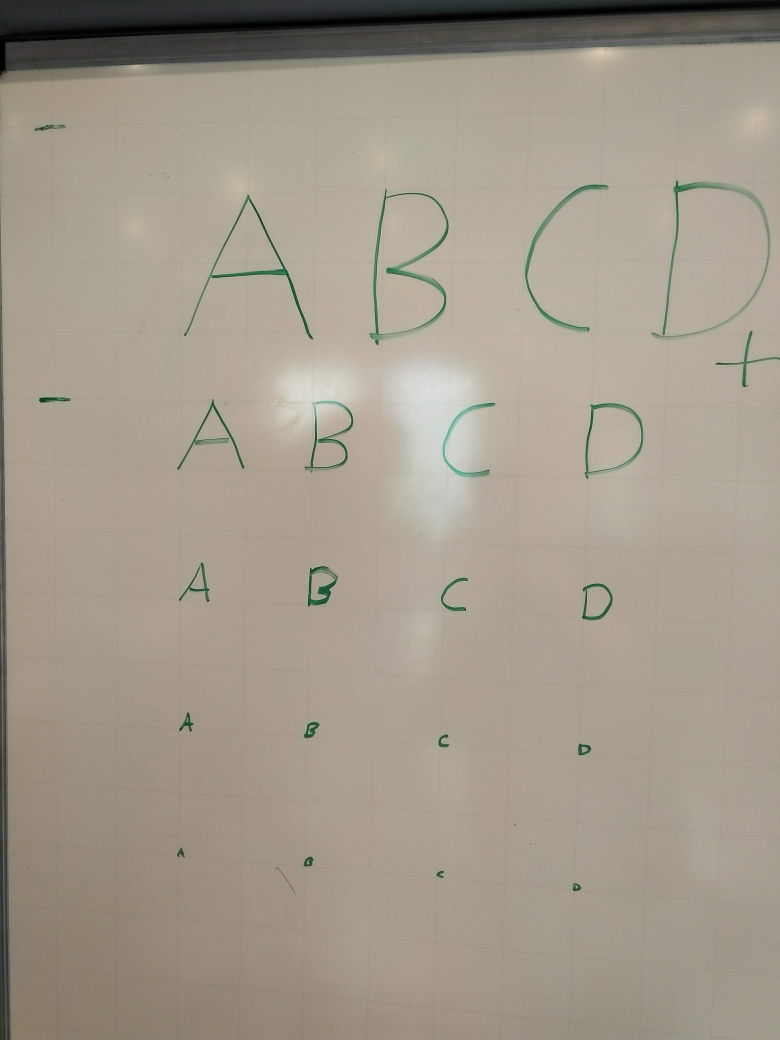
//> input picture proyectoVAE2/build/IMG_20190322_113626.jpg, 3120 x 4160 px (shown at 1/4 size)
$ ./proyectoVAE2v1 build/IMG_20190322_113626.jpg   (built with g++ and OpenCV 4)
//> lines starting //> are read from the running program, lines starting //| are printed output that depends on the picture; after the words box and inside, x2 and y2 are one past the last pixel; in counts of white or black regions, pixels touching at a corner belong together
#include <stdio.h>
#include <map>
#include <sstream>
#include <string>
#include <iostream>
#include <fstream>
#include <cstdlib>
#include <queue>
#include <stdlib.h>
#include <unistd.h>
#include <iterator>
#include <map>
#include <math.h>
#include <limits>
#include <opencv2/opencv.hpp>
#include <opencv2/highgui/highgui.hpp>
#include <opencv2/imgproc/imgproc.hpp>

using namespace cv;
using namespace std;

struct Coord {
	int x;
	int y;
};

struct Bordes {
	int sf;
	int inf;
	int sc;
	int ic;
};

const int bits = 1;
const int kernelSize = 15;
const float proportion = 0.65;
int IDe = 0;

void comparar(Coord* coordCentros);
float calificarDif(Mat image, Mat plantilla);
Mat resaltarTableroFilas(Mat image);
Mat resaltarTableroColumnas(Mat image);
void crearMatriz(Mat image, int supf, int inff, int supc, int infc, int ident);
Mat blancoNegro(Mat restoreImg);
Mat etiquetado(Mat image, String basename,map<int,int> &mapa);
void descarteDeRegiones(Mat &intermedia,map<int,int > &mapa,Mat &image);
Mat ajusteDeIntensidades( Mat intermedia, int cantRegiones);
void revisarVecinos(Coord aux, queue<Coord> &cola, Mat &intermedia, Mat image, map<int, int> &mapa, int contador, int &contadorPixeles);
void segmentar(Mat dist, Mat intermedia, map<int, int> mapa, Mat image, Coord* coordCentros);
// [6 lines left out: function mostrarImagen, not called in this run]


int main(int argc, char** argv )
{
	//Reportar error en parámetros
	if( argc != 2 ) {
		cerr << "Uso: " << argv[ 0 ] << "nombre_imagen.extensión" << endl;
		return( -1 );

	}

	//Mostrar parámetros recibidos
	cout << "-------------------------" << endl;
	for( int a = 0; a < argc; a++ )
		cout << argv[ a ] << endl;
	cout << "-------------------------" << endl;

	//Leer imagen
	Mat image;
	image = imread( argv[1], 1 );
//> image is the input picture: 4160 rows x 3120 cols, CV_8UC3; mean B, G, R 139.7, 153.9, 162.2

	if ( !image.data ) {
		cerr << "Error: No image data" << endl;
		return( -1);
	}

	cout << "Tamaño de la imagen: " << image.size() << endl;
//| Tamaño de la imagen: [3120 x 4160]
	cout << "Filas: " << image.rows << endl;
//| Filas: 4160
	cout << "Columnas: " << image.cols << endl;
//| Columnas: 3120

	stringstream ss( argv[ 1 ] );
	string basename;
	getline( ss, basename, '.' );
//> basename = "build/IMG_20190322_113626"

	//Tratamiento de imagen
	//Binarización
	Mat res_img, kernel, intermedia;
	Mat ajustada, dist;
	map<int,int> mapa;

	res_img = blancoNegro(image);

	threshold(res_img, res_img, 177, 255, THRESH_OTSU);
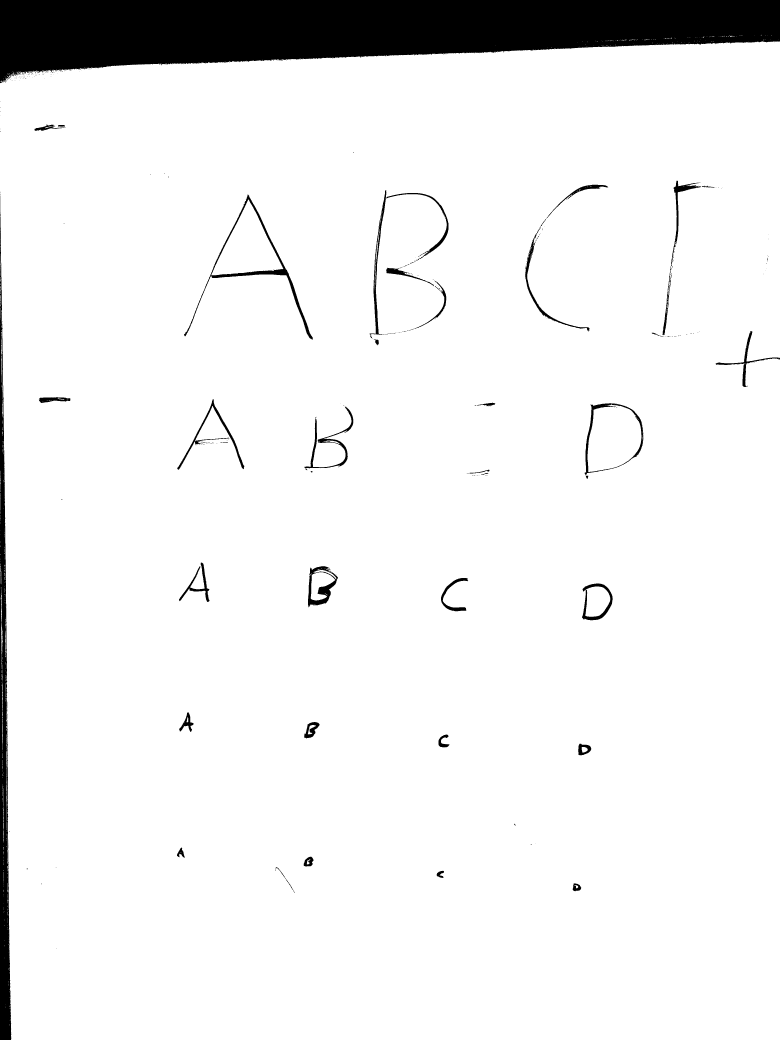
//> res_img: 4160 rows x 3120 cols, CV_8UC1 (shown at 1/4 size); 93.4% white; 390 black regions (335 under 20 px), largest, box (x1, y1, x2, y2) and area: (0, 0, 3120, 333) 697426, (0, 782, 45, 4160) 73764, (736, 778, 1252, 1358) 13027

	kernel = getStructuringElement(MORPH_ELLIPSE, Size(5, 5));
	{//APERTURA
		erode(res_img, res_img, kernel);
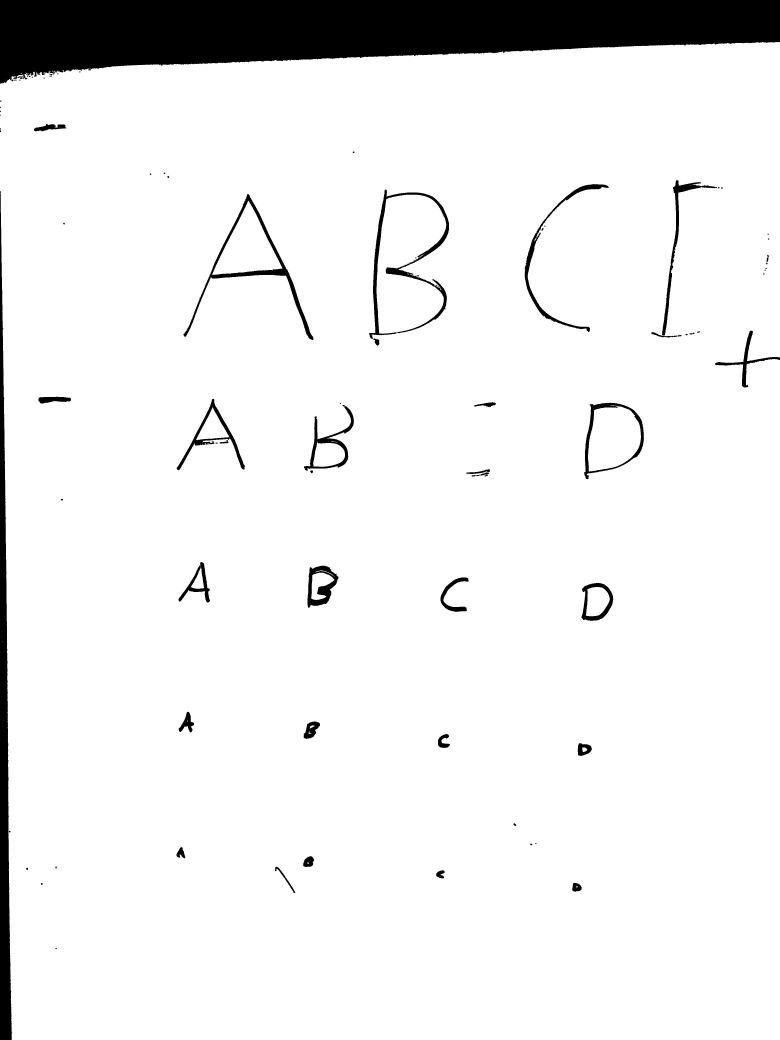
//> res_img: 4160 rows x 3120 cols, CV_8UC1 (shown at 1/4 size); 92.8% white; 85 black regions (17 under 20 px), largest, box (x1, y1, x2, y2) and area: (0, 0, 3120, 335) 707381, (0, 764, 49, 4160) 86183, (1476, 758, 1796, 1356) 21886
		dilate(res_img, res_img, kernel);
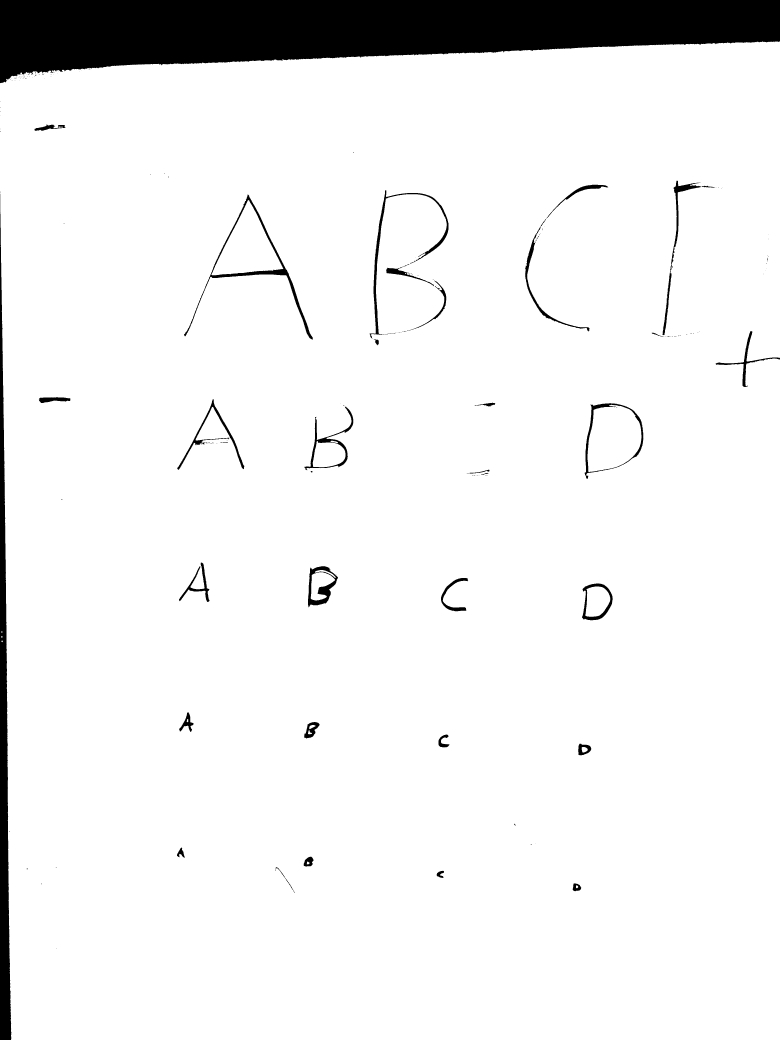
//> res_img: 4160 rows x 3120 cols, CV_8UC1 (shown at 1/4 size); 93.3% white; 198 black regions (158 under 20 px), largest, box (x1, y1, x2, y2) and area: (0, 0, 3120, 333) 699793, (0, 775, 47, 4160) 79041, (736, 778, 1252, 1358) 13109
	}

	//dilate(res_img, res_img, kernel);
	erode(res_img, res_img, kernel);
	//erode(res_img, res_img, kernel);
	//erode(res_img, res_img, kernel);

	//GaussianBlur(res_img, res_img, Size(33, 33), 0);
	GaussianBlur(res_img, res_img, Size(11, 11), 0);
	GaussianBlur(res_img, res_img, Size(11, 11), 0);

	threshold(res_img, res_img, 177, 255, THRESH_OTSU);
//> res_img: 4160 rows x 3120 cols, CV_8UC1; 92.8% white; 48 black regions (11 under 20 px), largest, box (x1, y1, x2, y2) and area: (0, 0, 3120, 334) 707872, (0, 767, 48, 4160) 86404, (1477, 759, 1796, 1354) 22244

	//Segmentación
	char respuesta;
	cout << "¿Hay superficies externas al tablero?(s/n)" << endl;
	do{
			cin >> respuesta;
//> the answer given: 1
	}while(respuesta!='s' && respuesta!='n');
	if(respuesta == 's'){
		res_img = resaltarTableroFilas(res_img);
		res_img = resaltarTableroColumnas(res_img);
	}
	threshold(res_img, res_img, 177, 255, THRESH_BINARY_INV);

	intermedia = etiquetado(res_img, basename, mapa);
	descarteDeRegiones(intermedia,mapa,res_img);

	ajustada = ajusteDeIntensidades(intermedia, mapa.size());

	distanceTransform(res_img, dist, DIST_L2, 3);
	Coord* coordCentros=new Coord[mapa.size()];
	segmentar(dist, intermedia, mapa, ajustada, coordCentros);

	comparar(coordCentros);

	return( 0 );
}

// [189 lines left out: functions comparar, calificarDif, resaltarTableroFilas, resaltarTableroColumnas, crearMatriz, not called in this run]

Mat blancoNegro(Mat restoreImg){
	Mat dif(restoreImg.size(), CV_8UC1);
	for (size_t i = 0; i < restoreImg.rows; i++)
	{
		for (size_t j = 0; j < restoreImg.cols; j++)
		{
			Vec3b pixel1 = restoreImg.at<Vec3b>(i, j);
			uchar B = pixel1[0];
			uchar G = pixel1[1];
			uchar R = pixel1[2];
			dif.at<uchar>(i, j) = (B+G+R)/3;
		}
	}
	return(dif);
}

// [147 lines left out: functions etiquetado, descarteDeRegiones, ajusteDeIntensidades, revisarVecinos, segmentar, not called in this run]

$ run again, on proyectoVAE2/build/img11.jpg
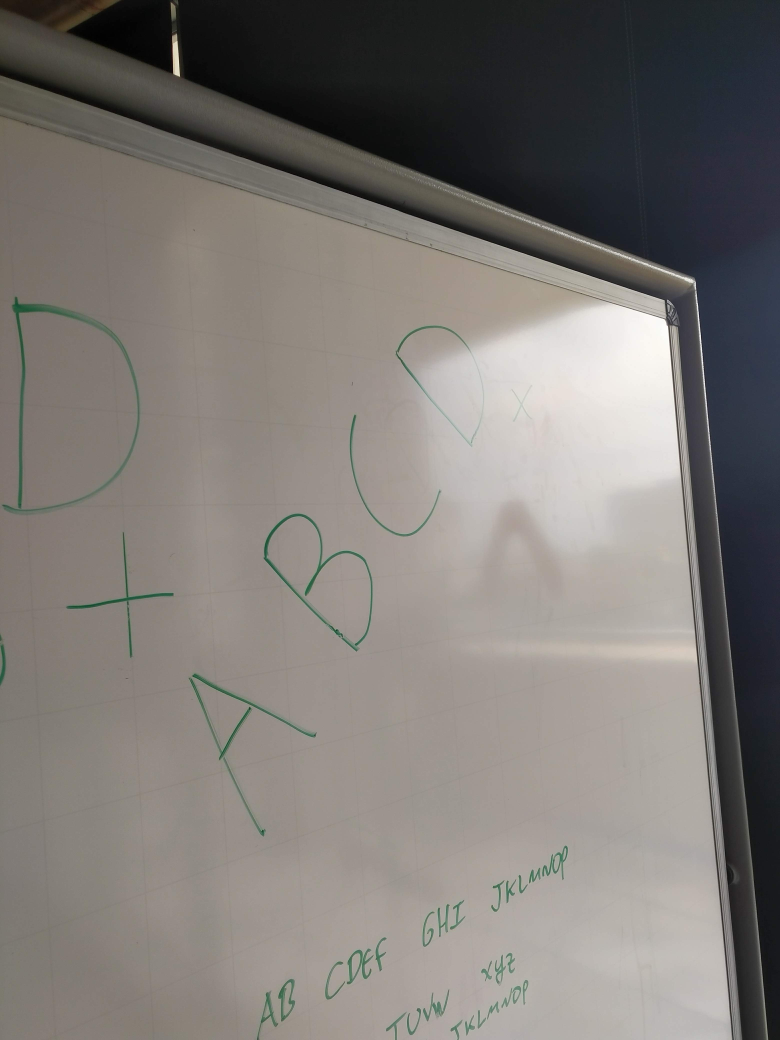
//> input picture proyectoVAE2/build/img11.jpg, 3120 x 4160 px (shown at 1/4 size)
//> image is the input picture: 4160 rows x 3120 cols, CV_8UC3; mean B, G, R 117.5, 121, 125.5
//| Tamaño de la imagen: [3120 x 4160]
//| Filas: 4160
//| Columnas: 3120
//> basename = "build/img11"
//> `threshold(res_img, res_img, 177, 255, THRESH_OTSU);`:
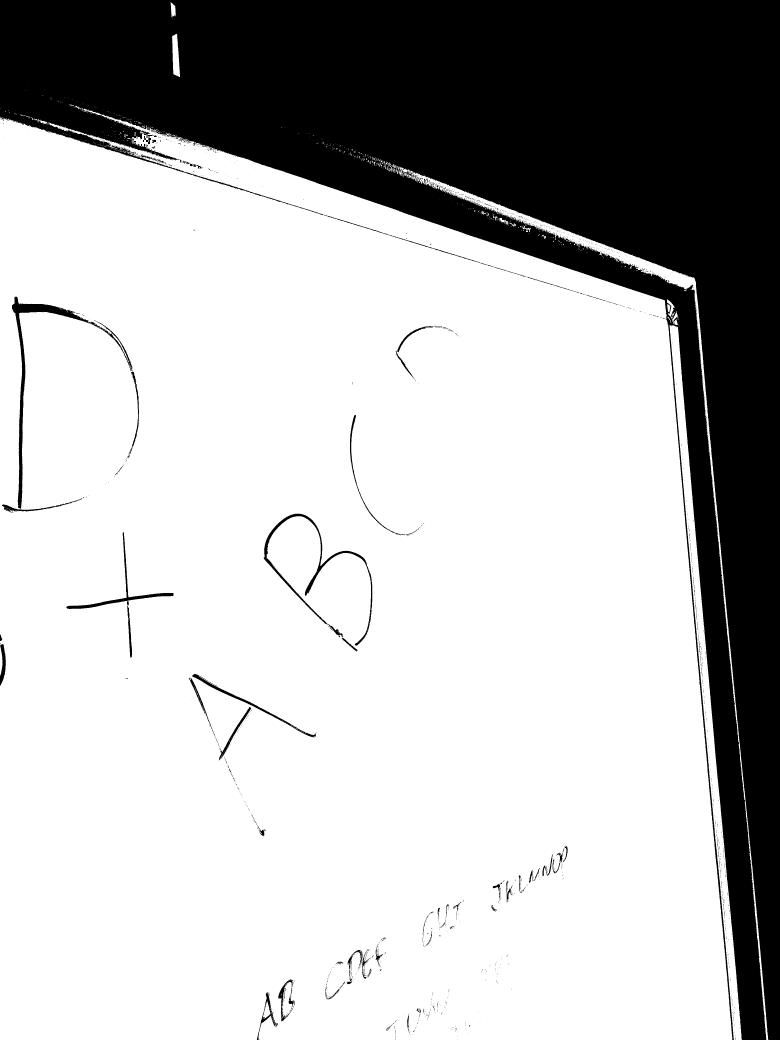
//> res_img: 4160 rows x 3120 cols, CV_8UC1 (shown at 1/4 size); 72.8% white; 1994 black regions (1876 under 20 px), largest, box (x1, y1, x2, y2) and area: (0, 0, 3120, 4160) 3439131, (47, 1187, 531, 2035) 21502, (1055, 2055, 1490, 2583) 13207
//> `threshold(res_img, res_img, 177, 255, THRESH_OTSU);`:
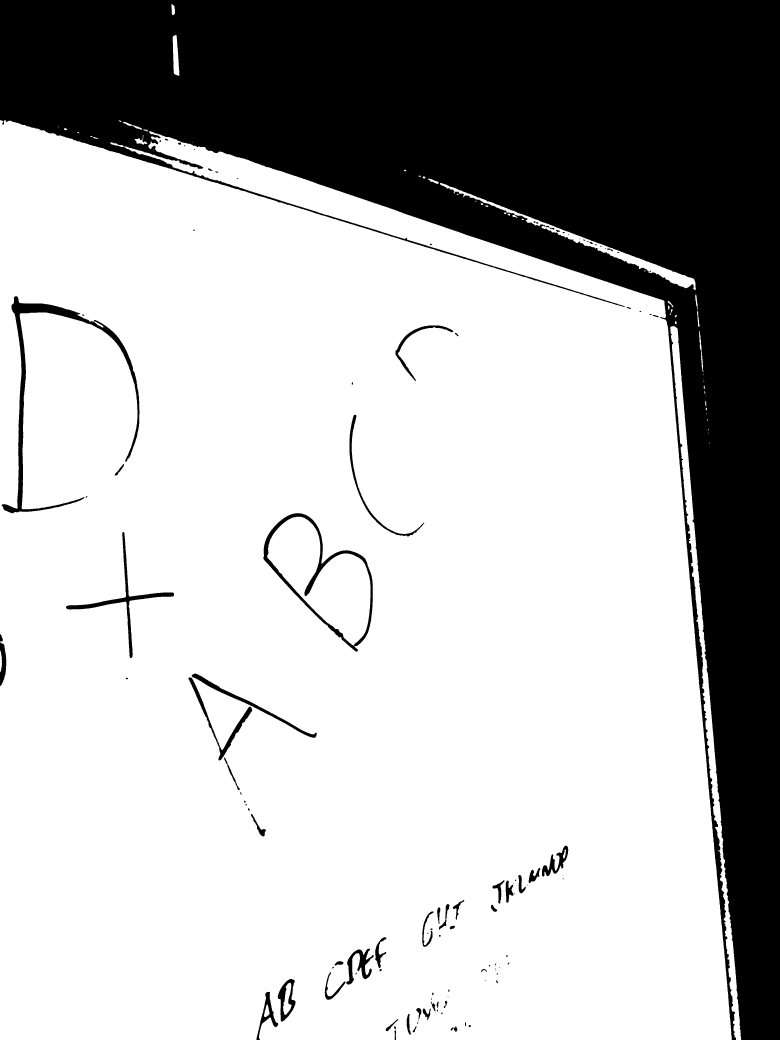
//> res_img: 4160 rows x 3120 cols, CV_8UC1 (shown at 1/4 size); 71.6% white; 117 black regions (24 under 20 px), largest, box (x1, y1, x2, y2) and area: (0, 0, 3120, 4160) 3545456, (7, 1185, 558, 2053) 36555, (1053, 2053, 1491, 2607) 21583

$ run again, on proyectoVAE2/build/img12.jpg
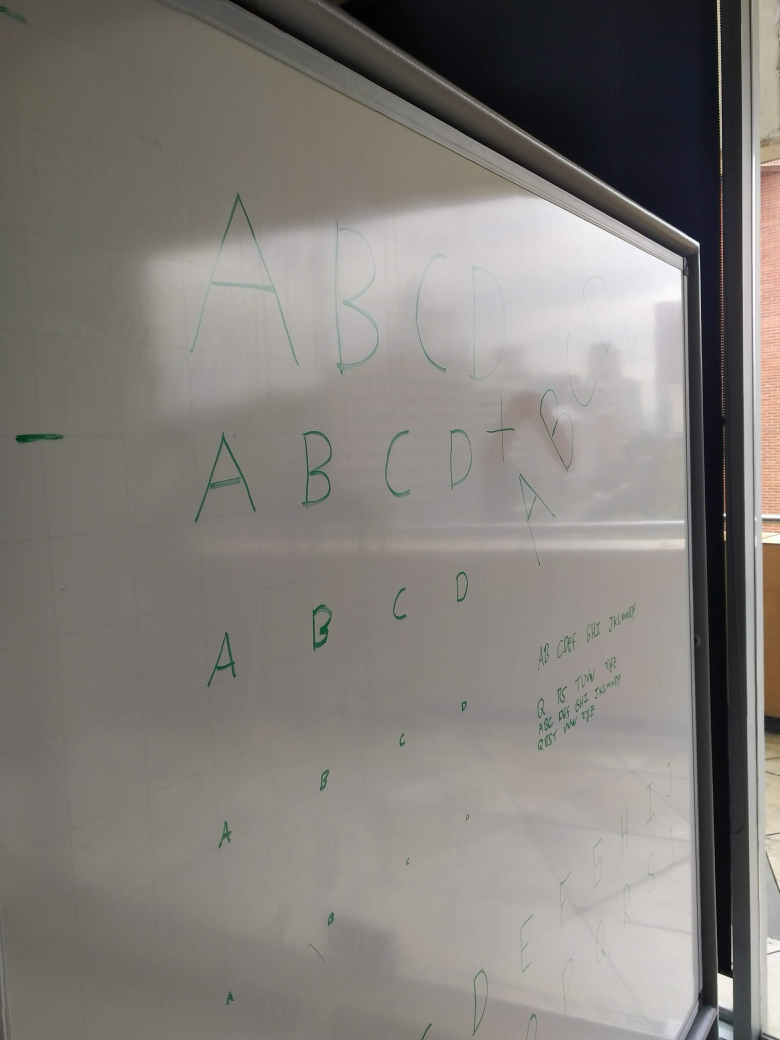
//> input picture proyectoVAE2/build/img12.jpg, 3120 x 4160 px (shown at 1/4 size)
//> image is the input picture: 4160 rows x 3120 cols, CV_8UC3; mean B, G, R 121.6, 125.9, 129.8
//| Tamaño de la imagen: [3120 x 4160]
//| Filas: 4160
//| Columnas: 3120
//> basename = "build/img12"
//> `threshold(res_img, res_img, 177, 255, THRESH_OTSU);`:
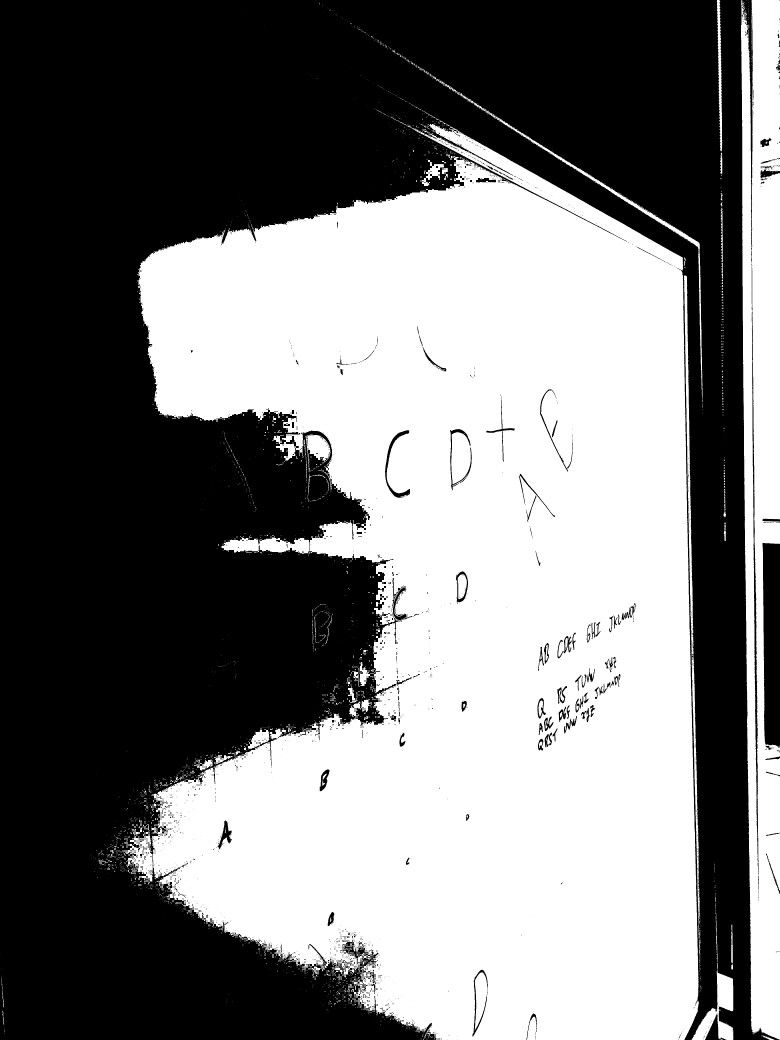
//> res_img: 4160 rows x 3120 cols, CV_8UC1 (shown at 1/4 size); 48.4% white; 3916 white regions (3595 under 20 px), largest, box (x1, y1, x2, y2) and area: (494, 496, 2795, 4160) 5658921, (2964, 0, 3120, 4159) 490585, (2736, 1102, 2801, 3694) 22137
//> `threshold(res_img, res_img, 177, 255, THRESH_OTSU);`:
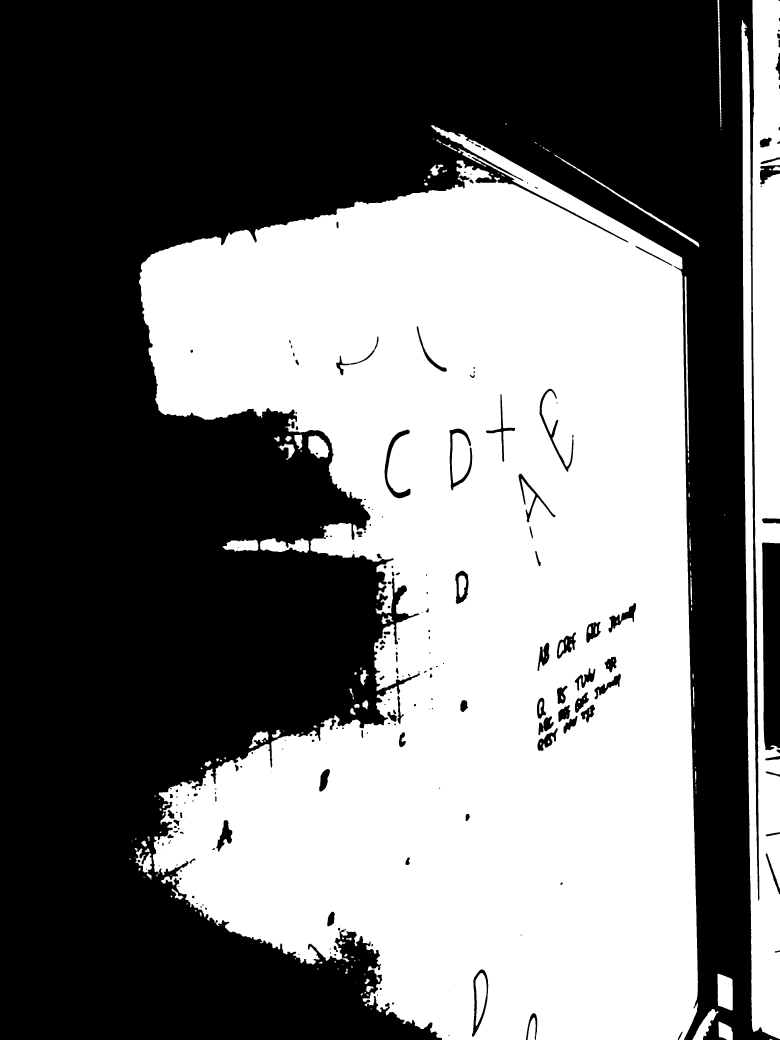
//> res_img: 4160 rows x 3120 cols, CV_8UC1 (shown at 1/4 size); 46.3% white; 156 white regions (36 under 20 px), largest, box (x1, y1, x2, y2) and area: (556, 500, 2792, 4160) 5476360, (2966, 0, 3120, 4156) 456599, (2870, 3895, 2931, 4042) 7640
